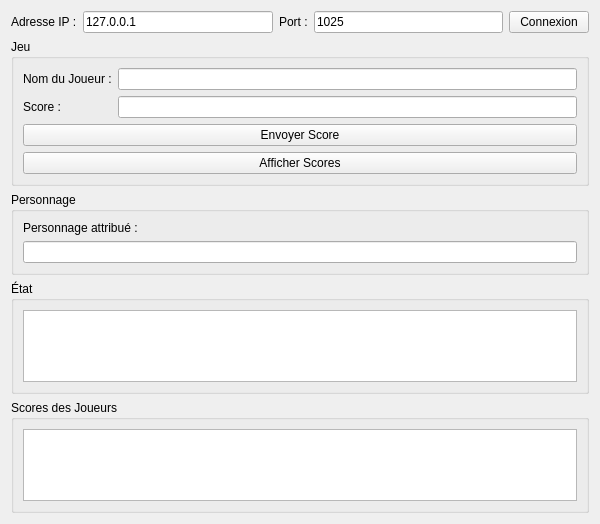
<?xml version="1.0" encoding="UTF-8"?>
<ui version="4.0">
 <class>GPW</class>
 <widget class="QWidget" name="GPW">
  <property name="geometry">
   <rect>
    <x>0</x>
    <y>0</y>
    <width>600</width>
    <height>524</height>
   </rect>
  </property>
  <property name="windowTitle">
   <string>GPW - Client</string>
  </property>
  <property name="styleSheet">
   <string/>
  </property>
  <layout class="QVBoxLayout" name="verticalLayout">
   <item>
    <layout class="QGridLayout" name="gridLayoutConnection">
     <item row="0" column="0">
      <widget class="QLabel" name="labelAdresseIP">
       <property name="text">
        <string>Adresse IP :</string>
       </property>
      </widget>
     </item>
     <item row="0" column="1">
      <widget class="QLineEdit" name="lineEditAdresseIP">
       <property name="text">
        <string>127.0.0.1</string>
       </property>
      </widget>
     </item>
     <item row="0" column="2">
      <widget class="QLabel" name="labelPort">
       <property name="text">
        <string>Port :</string>
       </property>
      </widget>
     </item>
     <item row="0" column="3">
      <widget class="QLineEdit" name="lineEditPort">
       <property name="text">
        <string>1025</string>
       </property>
      </widget>
     </item>
     <item row="0" column="4">
      <widget class="QPushButton" name="pushButtonConnexion">
       <property name="text">
        <string>Connexion</string>
       </property>
      </widget>
     </item>
    </layout>
   </item>
   <item>
    <widget class="QGroupBox" name="groupBoxGame">
     <property name="title">
      <string>Jeu</string>
     </property>
     <layout class="QVBoxLayout" name="verticalLayoutGame">
      <item>
       <layout class="QGridLayout" name="gridLayoutGame">
        <item row="0" column="0">
         <widget class="QLabel" name="labelNomJoueur">
          <property name="text">
           <string>Nom du Joueur :</string>
          </property>
         </widget>
        </item>
        <item row="0" column="1">
         <widget class="QLineEdit" name="lineEditNomJoueur"/>
        </item>
        <item row="1" column="0">
         <widget class="QLabel" name="labelScore">
          <property name="text">
           <string>Score :</string>
          </property>
         </widget>
        </item>
        <item row="1" column="1">
         <widget class="QLineEdit" name="lineEditScore"/>
        </item>
        <item row="2" column="0" colspan="2">
         <widget class="QPushButton" name="pushButtonEnvoyerScore">
          <property name="text">
           <string>Envoyer Score</string>
          </property>
         </widget>
        </item>
        <item row="3" column="0" colspan="2">
         <widget class="QPushButton" name="pushButtonAfficherScore">
          <property name="text">
           <string>Afficher Scores</string>
          </property>
         </widget>
        </item>
       </layout>
      </item>
     </layout>
    </widget>
   </item>
   <item>
    <widget class="QGroupBox" name="groupBoxPersonnage">
     <property name="title">
      <string>Personnage</string>
     </property>
     <layout class="QVBoxLayout" name="verticalLayoutPersonnage">
      <item>
       <widget class="QLabel" name="labelPersonnage">
        <property name="text">
         <string>Personnage attribué :</string>
        </property>
       </widget>
      </item>
      <item>
       <widget class="QLineEdit" name="lineEditPersonnage">
        <property name="readOnly">
         <bool>true</bool>
        </property>
       </widget>
      </item>
     </layout>
    </widget>
   </item>
   <item>
    <widget class="QGroupBox" name="groupBoxEtat">
     <property name="title">
      <string>État</string>
     </property>
     <layout class="QVBoxLayout" name="verticalLayoutEtat">
      <item>
       <widget class="QTextEdit" name="textEditEtat">
        <property name="readOnly">
         <bool>true</bool>
        </property>
       </widget>
      </item>
     </layout>
    </widget>
   </item>
   <item>
    <widget class="QGroupBox" name="groupBoxScores">
     <property name="title">
      <string>Scores des Joueurs</string>
     </property>
     <layout class="QVBoxLayout" name="verticalLayoutScores">
      <item>
       <widget class="QTextEdit" name="textEditScores">
        <property name="readOnly">
         <bool>true</bool>
        </property>
       </widget>
      </item>
     </layout>
    </widget>
   </item>
  </layout>
 </widget>
 <resources/>
 <connections/>
</ui>
